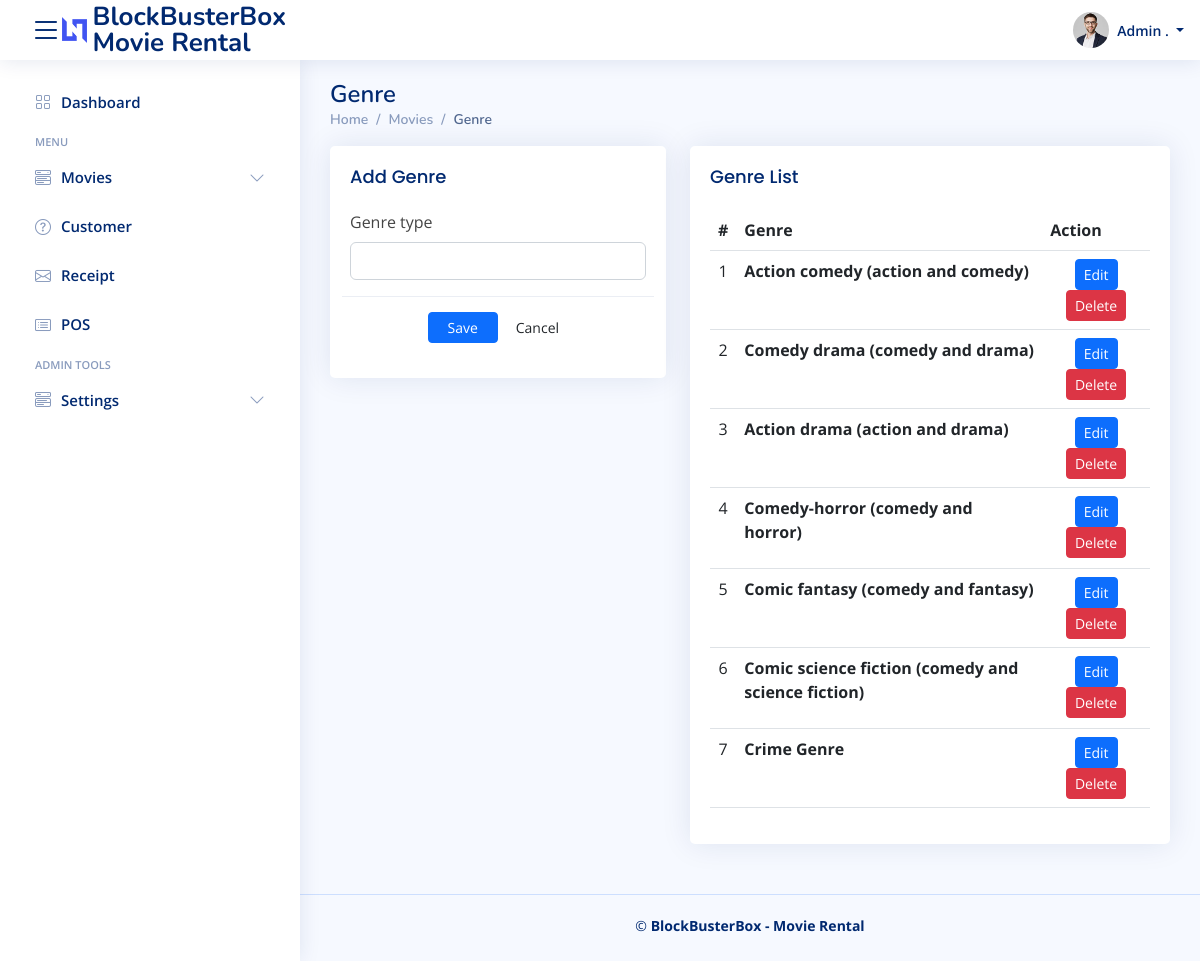
Page /index.php?page=genre (signed in) on the committed database.
### tables this page shows
CREATE TABLE `tbl_user_information` (
  `id` int(11) NOT NULL,
  `user_account_id` int(11) DEFAULT NULL,
  `email` varchar(255) DEFAULT NULL,
  `fName` varchar(255) DEFAULT NULL,
  `mName` varchar(255) DEFAULT NULL,
  `lName` varchar(255) DEFAULT NULL,
  `address` varchar(255) DEFAULT NULL,
  `contactNo` varchar(255) DEFAULT NULL,
  `created_at` timestamp NOT NULL DEFAULT current_timestamp()
);

CREATE TABLE `tbl_movie_genre` (
  `id` int(11) NOT NULL,
  `genreType` varchar(255) DEFAULT NULL,
  `created_at` timestamp NOT NULL DEFAULT current_timestamp()
);

### genre.php (the view, shortened to what this page needs)
<?php include('include/db_connect.php');?>
<div class="pagetitle">
    <h1>Genre</h1>
    <nav>
        <ol class="breadcrumb">
            <li class="breadcrumb-item"><a href="../basicRental/index.php">Home</a></li>
            <li class="breadcrumb-item">Movies</li>
            <li class="breadcrumb-item active">Genre</li>
        </ol>
    </nav>
</div>
<section class="section dashboard">
    <div class="row">
        <div class="col-lg-5">
            <div class="card">
                <div class="card-body">
                    <h5 class="card-title">Add Genre</h5>
                    <form action="" id="manage-genre" class="row g-3 needs-validation" novalidate>
                        <div class="col-12">
                            <label for="yourEmail" class="form-label">Genre type</label>
                            <input type="text" id="genre" name="genre" class="form-control" required>
                        </div>
                        <div class="card-footer">
                            <div class="row">
                                <div class="col-md-12">
                                    <button class="btn btn-sm btn-primary col-sm-3 offset-md-3"> Save</button>
                                    <button class="btn btn-sm btn-default col-sm-3" type="button" onclick="$('#manage-genre').get(0).reset()"> Cancel</button>
                                </div>
                            </div>
                        </div>
                    </form>
                </div>
            </div>
        </div>
        <div class="col-lg-7">
            <div class="col-lg-12">
                <div class="card">
                    <div class="card-body">
                        <h5 class="card-title">Genre List</h5>
                        <table class="table datatable">
                            <thead>
                                <tr>
                                    <th scope="col">#</th>
                                    <th scope="col">Genre</th>
                                    <th scope="col">Action</th>
                                </tr>
                            </thead>
                            <tbody>
                                <?php
                                $i = 1;
                                $genre = $conn->query("SELECT * FROM tbl_movie_genre");
                                while($row=$genre->fetch_assoc()):
                                    ?>
                                    <tr>
                                        <td class="text-center" ><?php echo $i++ ?></td>
                                        <td class="">
                                            <p><b><?php echo $row['genreType'] ?></b></p>
                                        </td>
                                        <td class="text-center">
                                            <button class="btn btn-sm btn-primary" id="edit"  type="button"
                                            data-id="<?php echo $row['id'] ?>"
                                            data-genreType="<?php echo $row['genreType'] ?>"
                                            >Edit</button>
                                            <button class="btn btn-sm btn-danger" id="delete_genre" type="button" data-id="<?php echo $row['id'] ?>">Delete</button>
                                        </td>
                                    </tr>
                                <?php endwhile; ?>
                            </tbody>
                        </table>
                    </div>
                </div>
            </div>
        </div>
    </div>
</section>

### include/topbar.php (shortened to what this page needs)
  <?php
include('include/db_connect.php');
$userInfo = $conn->query("SELECT * FROM tbl_user_information WHERE user_account_id = " . $_SESSION['login_id'] . " LIMIT 1")->fetch_array();
$name = ucwords($userInfo['fName']) . " " . ucwords($userInfo['mName'][0]) . ". " . ucwords($userInfo['lName']);
  ?>
  <header id="header" class="header fixed-top d-flex align-items-center">
    <div class="d-flex align-items-center justify-content-between">
    <i class="bi bi-list toggle-sidebar-btn"></i>
      <a href="../basicRental/index.php" class="logo d-flex align-items-center">
        <img src="Public/assets/img/logo.png" alt="">
        <span class="d-none d-lg-block">BlockBusterBox<br>Movie Rental</span>
      </a>
    </div>
    <nav class="header-nav ms-auto">
      <ul class="d-flex align-items-center">
        <li class="nav-item dropdown pe-3">
          <a class="nav-link nav-profile d-flex align-items-center pe-0" href="#" data-bs-toggle="dropdown">
            <img src="Public/assets/img/profile-img.jpg" alt="Profile" class="rounded-circle">
            <span class="d-none d-md-block dropdown-toggle ps-2"><?php echo isset($name) ? $name : 'Guest'; ?></span>
          </a>
        </li>
      </ul>
    </nav>
  </header>

### Public/assets/css/style.css (style rules this page uses)
:root { scroll-behavior: smooth; }
body { font-family: "Open Sans", sans-serif; background: #f6f9ff; color: #444444; }
a { color: #4154f1; text-decoration: none; }
h1, h2, h3, h4, h5, h6 { font-family: "Nunito", sans-serif; }
.pagetitle { margin-bottom: 10px; }
.pagetitle h1 { font-size: 24px; margin-bottom: 0; font-weight: 600; color: #012970; }
.card { margin-bottom: 30px; border: none; border-radius: 5px; box-shadow: 0px 0 30px rgba(1, 41, 112, 0.1); }
.card-header, .card-footer { border-color: #ebeef4; background-color: #fff; color: #798eb3; padding: 15px; }
.card-title { padding: 20px 0 15px 0; font-size: 18px; font-weight: 500; color: #012970; font-family: "Poppins", sans-serif; }
.card-body { padding: 0 20px 20px 20px; }
.breadcrumb { font-size: 14px; font-family: "Nunito", sans-serif; color: #899bbd; font-weight: 600; }
.breadcrumb a { color: #899bbd; transition: 0.3s; }
.breadcrumb .breadcrumb-item::before { color: #899bbd; }
.breadcrumb .active { color: #51678f; font-weight: 600; }
.logo { line-height: 1; }
@media (min-width: 1200px) { .logo { width: 280px; } }
.logo img { max-height: 26px; margin-right: 6px; }
.logo span { font-size: 26px; font-weight: 700; color: #012970; font-family: "Nunito", sans-serif; }
.header { transition: all 0.5s; z-index: 997; height: 60px; box-shadow: 0px 2px 20px rgba(1, 41, 112, 0.1); background-color: #fff; padding-left: 20px; }
.header .toggle-sidebar-btn { font-size: 32px; padding-left: 10px; cursor: pointer; color: #012970; }
.header-nav ul { list-style: none; }
.header-nav>ul { margin: 0; padding: 0; }
.header-nav .nav-profile { color: #012970; }
.header-nav .nav-profile img { max-height: 36px; }
.header-nav .nav-profile span { font-size: 14px; font-weight: 600; }

### rows in the picture
tbl_user_information: name "Admin ."
tbl_movie_genre: genreType "Action comedy (action and comedy)"
tbl_movie_genre: genreType "Comedy drama (comedy and drama)"
tbl_movie_genre: genreType "Action drama (action and drama)"
tbl_movie_genre: genreType "Comedy-horror (comedy and horror)"
tbl_movie_genre: genreType "Comic fantasy (comedy and fantasy)"
tbl_movie_genre: genreType "Comic science fiction (comedy and science fiction)"
tbl_movie_genre: genreType "Crime Genre"
